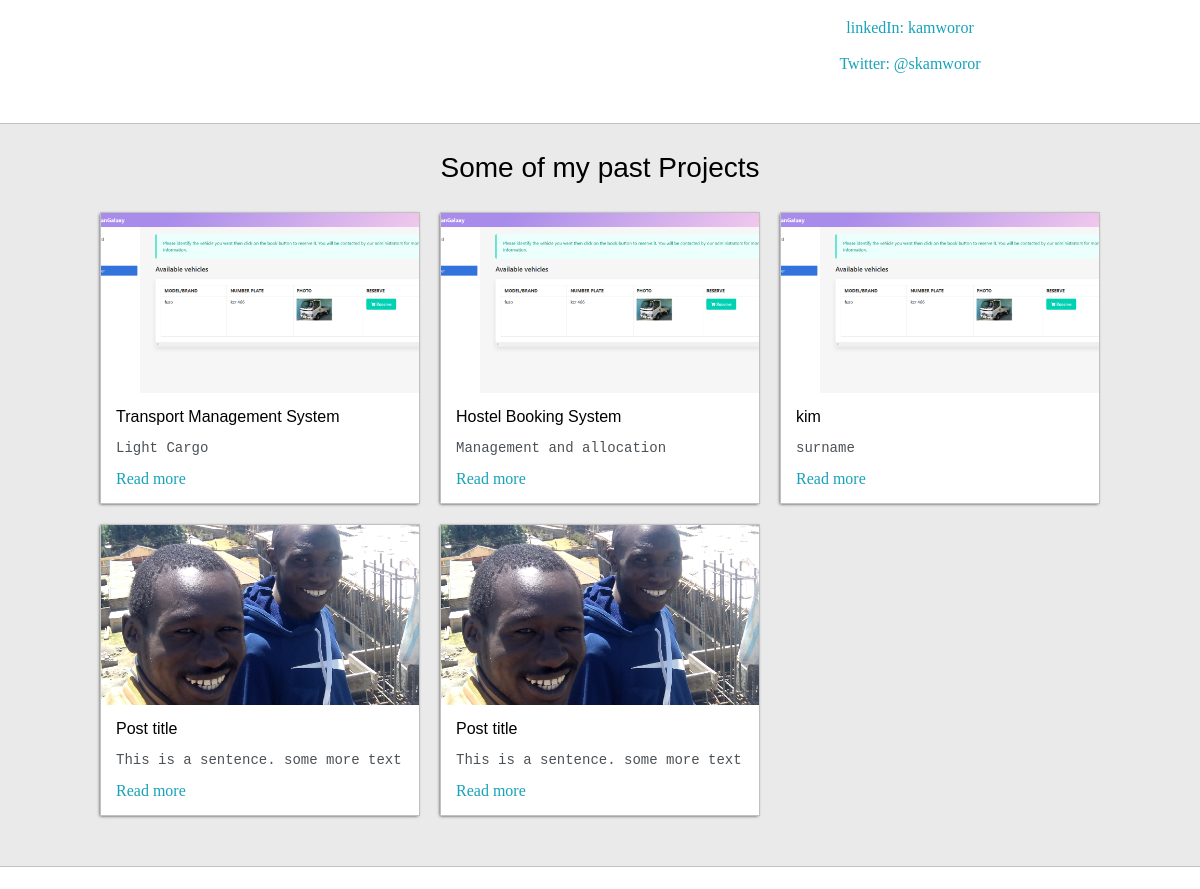
Before: / (middle part) with the older database file.
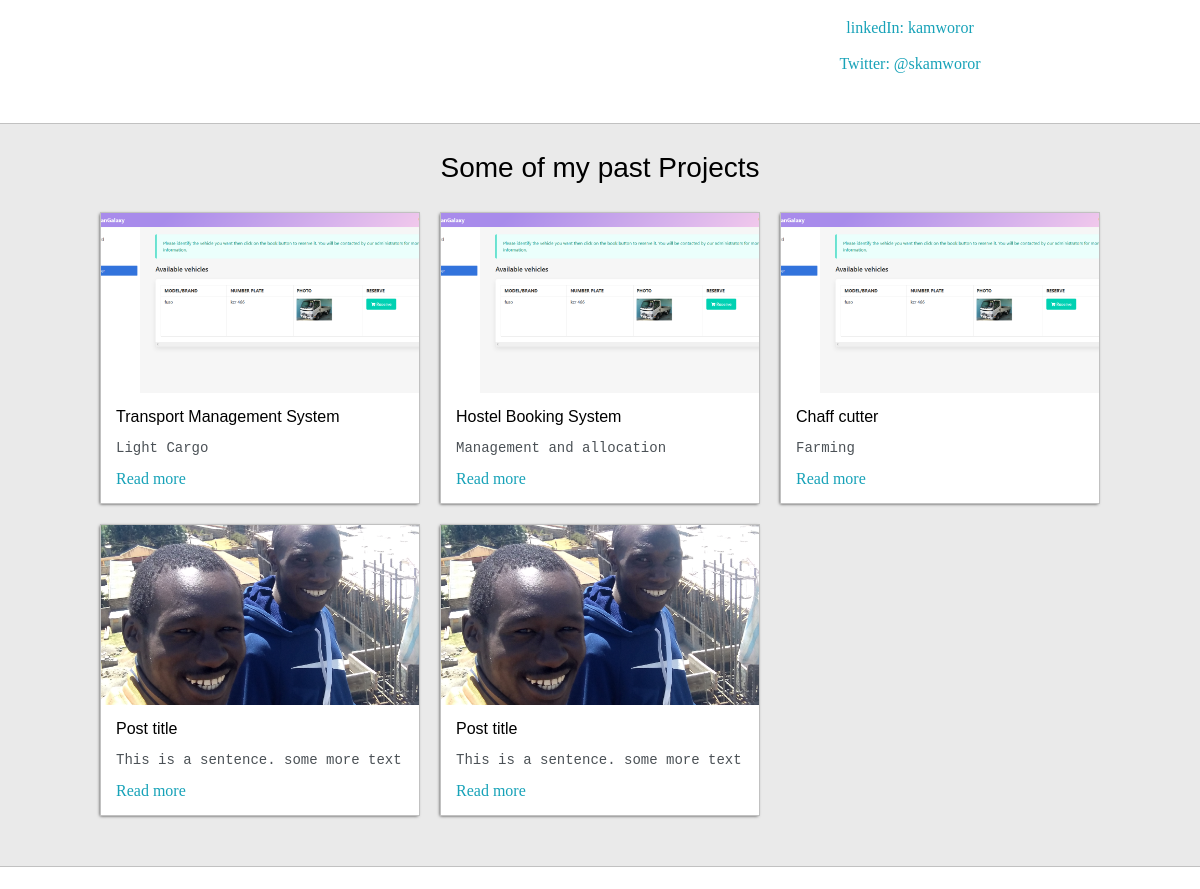
After: the same page with the newer database file.
### base/models.py (models this page shows, shortened)
class Post(models.Model):
    headline = models.CharField(max_length=200)
    sub_headline = models.CharField(max_length=200, null=True, blank=True)
    thumbnail = models.ImageField(null=True,blank=True, upload_to="images", default="placeholder.png")
    body = RichTextUploadingField(null=True, blank=True)
    created = models.DateTimeField(auto_now_add=True)
    active = models.BooleanField(default=False)
    featured = models.BooleanField(default=False)
    tags = models.ManyToManyField(Tag, blank=True)
    slug = models.SlugField(null=True, blank=True)

### base/views.py (the view)
# urls.py: path('', views.home, name="home"),
def home(request):
    posts = Post.objects.filter(active=True, featured=True)[0:3]
    context = {'posts':posts}
    return render(request, 'base/index.html', context)

### base/templates/base/index.html (shortened to what this page needs)
<!DOCTYPE html>
{% load static %}
<html lang="en">
<head>
    <link rel="stylesheet" type="text/css" href="{% static 'css/default.css' %}">
    <link id="theme-style" rel="stylesheet" type="text/css" href="">
</head>
<body>
    <section class="s2">
        <div class="main-container">
            <div class="about-wrapper">
                <div class="about-me">
                </div>
                <div class="social-links">
                     <a target="_blank" href="#">linkedIn: kamworor</a> <br>
                     <a target="_blank" href="#">Twitter: @skamworor</a>
                </div>
            </div>
        </div>
    </section>
    <section class="s1">
        <div class="main-container">
            <h3 style="text-align: center;">Some of my past Projects</h3>
            <div class="post-wrapper">
                {% for post in posts %}
              <div>
                    <div class="post">
                        <img class="thumbnail" src="{% static 'images/transport.png' %}" alt="post">
                        <div class="post-preview">
                            <h6 class="post-title">{{post.headline}}</h6>
                            <p class="post-intro">{{post.sub_headline}}</p>
                            <a href="{% url 'posts' %}">Read more</a>
                        </div>
                    </div>
              </div>
              {% endfor %}
              <div>
                    <div class="post">
                        <img class="thumbnail" src="{% static 'images/champ.jpg' %}" alt="post">
                        <div class="post-preview">
                            <h6 class="post-title">Post title</h6>
                            <p class="post-intro">This is a sentence. some more text</p>
                            <a href="#">Read more</a>
                        </div>
                    </div>
                </div>
                <div>
                    <div class="post">
                        <img class="thumbnail" src="{% static 'images/champ.jpg' %}" alt="post">
                        <div class="post-preview">
                            <h6 class="post-title">Post title</h6>
                            <p class="post-intro">This is a sentence. some more text</p>
                            <a href="#">Read more</a>
                        </div>
                    </div>
                </div>
            </div>
        </div>
    </section>
    <section class="s2">
    </section>
</body>
</html>

### base/templates/base/navbar.html (shortened to what this page needs)
{% load static %}

### static/css/default.css (style rules this page uses)
:root { --mainColor:#eaeaea; --secondaryColor:#fff; --borderColor:#c1c1c1; --mainText:black; --secondaryText:#4b5156; --themeDotBorder:#24292e; --previewBg:rgb(251,249,243, 0.8); --previewShadow:#f0ead6; --buttonColor:black; }
html, body { padding: 0; margin: 0; }
body * { transition: 0.3s; }
h1,h2,h3,h4,h5,h6, strong { color: var(--mainText); font-family: 'Russo One', sans-serif; font-weight: 500; }
p,li,span,label,input,textarea { color: var(--mainText); font-family: 'Roboto Mono', monospace; }
a { text-decoration: none; color: #17a2b8; }
h3 { font-size: 28px; }
h6 { font-size: 16px; }
.s1 { background-color: var(--mainColor); border-bottom:1px solid var(--borderColor); overflow: auto; }
.s2 { background-color: var(--secondaryColor); border-bottom:1px solid var(--borderColor); overflow: auto; }
.main-container { width: 1200px; margin: 0 auto; }
.about-wrapper { display: grid; grid-template-columns: repeat(auto-fit, minmax(320px,1fr)); padding-bottom: 50px; padding-top: 50px; gap: 100px; }
.social-links { display: grid; align-content: center; text-align: center; }
.post-wrapper { display: grid; grid-template-columns: repeat(auto-fit, 320px); gap: 20px; justify-content: center; padding-bottom: 50px; }
.post { border: 1px solid var(--borderColor); box-shadow: -1px 1px 3px -1px rgba(0,0,0,0.75); -webkit-box-shadow: -1px 1px 3px -1px rgba(0,0,0,0.75); -moz-box-shadow: -1px 1px 3px -1px rgba(0,0,0,0.75); }
.thumbnail { display: block; width: 100%; height: 180px; object-fit: cover; }
.post-preview { background-color: #fff; padding: 15px; }
.post-title { color: black; margin: 0; }
.post-intro { color: #4b5156; font-size: 14px; }
@media screen and (max-width: 1200px) { .main-container { width: 95%; } }

Changed rows visible on the page:
removed Post: headline "kim", sub_headline "surname"
now on this page (row unchanged): Post: headline "Chaff cutter", sub_headline "Farming"
